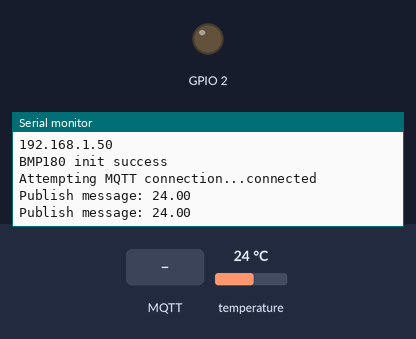
Simulated run of this sketch. Board: ESP8266 (NodeMCU). On the bench: output pins drawn as LEDs (lit = HIGH), the last lines printed to the serial monitor. Inputs (shaded band) come from the test bench; at power-on: temperature 24 °C. WiFi joins after 1.5 s; servers stay silent unless stated; random numbers use the default seed unless the sketch sets one; no MQTT or app messages arrive unless stated.

Above: at 2.7 s.
2.8 s: MQTT message "1" arrives on the first subscribed topic
At 3.3 s:
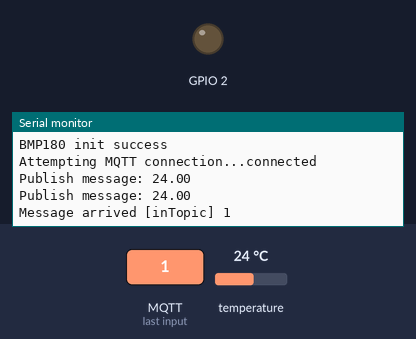
4.3 s: MQTT message "on" arrives on the first subscribed topic
At 4.49 s:
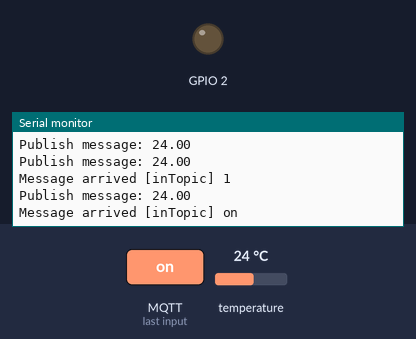
5.8 s: MQTT message "off" arrives on the first subscribed topic
At 6.4 s:
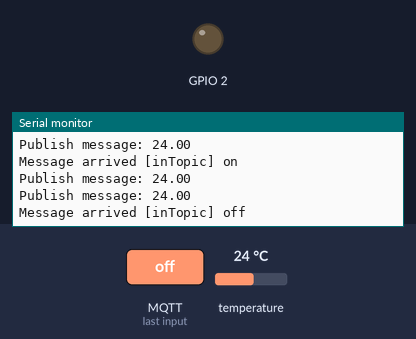

Measured:
- after the input at 2.8 s, the serial monitor: prints a new line at once (image 1)
- after the input at 4.3 s, the serial monitor: prints a new line at once (image 2)
- after the input at 5.8 s, the serial monitor: prints a new line at once (image 3)

The sketch:

iot_12_assginment_mqtt.ino
```cpp
#include <ESP8266WiFi.h>
#include <PubSubClient.h>
#include <SFE_BMP180.h>
#include <iostream>
SFE_BMP180 pressure;

char status;
double T;

// Update these with values suitable for your network.

// const char* ssid = "KNU_WLAN_Open";
// const char* password = "beyondme";
// const char* mqtt_server = "nakyeonkopi.local";

const char* ssid = "215";
const char* password = NULL;
const char* mqtt_server = "nakyeonkopi.local";

WiFiClient espClient;
PubSubClient client(espClient);
unsigned long lastMsg = 0;
#define MSG_BUFFER_SIZE	(50)
char msg[MSG_BUFFER_SIZE];
int value = 0;

void setup_wifi() {

  delay(10);
  // We start by connecting to a WiFi network
  Serial.println();
  Serial.print("Connecting to ");
  Serial.println(ssid);

  WiFi.mode(WIFI_STA);
  WiFi.begin(ssid, password);

  while (WiFi.status() != WL_CONNECTED) {
    delay(500);
    Serial.print(".");
  }

  randomSeed(micros());

  Serial.println("");
  Serial.println("WiFi connected");
  Serial.println("IP address: ");
  Serial.println(WiFi.localIP());
}

void callback(char* topic, byte* payload, unsigned int length) {
  Serial.print("Message arrived [");
  Serial.print(topic);
  Serial.print("] ");
  for (int i = 0; i < length; i++) {
    Serial.print((char)payload[i]);
  }
  Serial.println();

  // Switch on the LED if an 1 was received as first character
}

void reconnect() {
  // Loop until we're reconnected
  while (!client.connected()) {
    Serial.print("Attempting MQTT connection...");
    // Create a random client ID
    String clientId = "nakyeonko_bmp180";
    clientId += String(random(0xffff), HEX);
    // Attempt to connect
    if (client.connect(clientId.c_str())) {
      Serial.println("connected");
      // Once connected, publish an announcement...
      client.publish("outTopic", "hello world");
      // ... and resubscribe
      client.subscribe("inTopic");
    } else {
      Serial.print("failed, rc=");
      Serial.print(client.state());
      Serial.println(" try again in 5 seconds");
      // Wait 5 seconds before retrying
      delay(5000);
    }
  }
}

void setup() {
  pinMode(BUILTIN_LED, OUTPUT);     // Initialize the BUILTIN_LED pin as an output
  Serial.begin(115200);
  setup_wifi();
  client.setServer(mqtt_server, 1883);
  client.setCallback(callback);
  if (pressure.begin())
    Serial.println("BMP180 init success");
  else
  {
    Serial.println("BMP180 init fail\n\n");
    while(1); // Pause forever.
  }
}


double getTemper(){
    status = pressure.startTemperature();
    if (status != 0)
    {
      delay(status);
      status = pressure.getTemperature(T);
      return T;
    }
    else Serial.println("error starting temperature measurement\n");
}

void loop() {

  if (!client.connected()) {
    reconnect();
  }
  client.loop();

  unsigned long now = millis();
  if (now - lastMsg > 1000) {
    lastMsg = now;
    std::sprintf(msg, "%.2f", getTemper());
    Serial.print("Publish message: ");
    Serial.println(msg);
    client.publish("outTopic", msg);
  }
}
```
